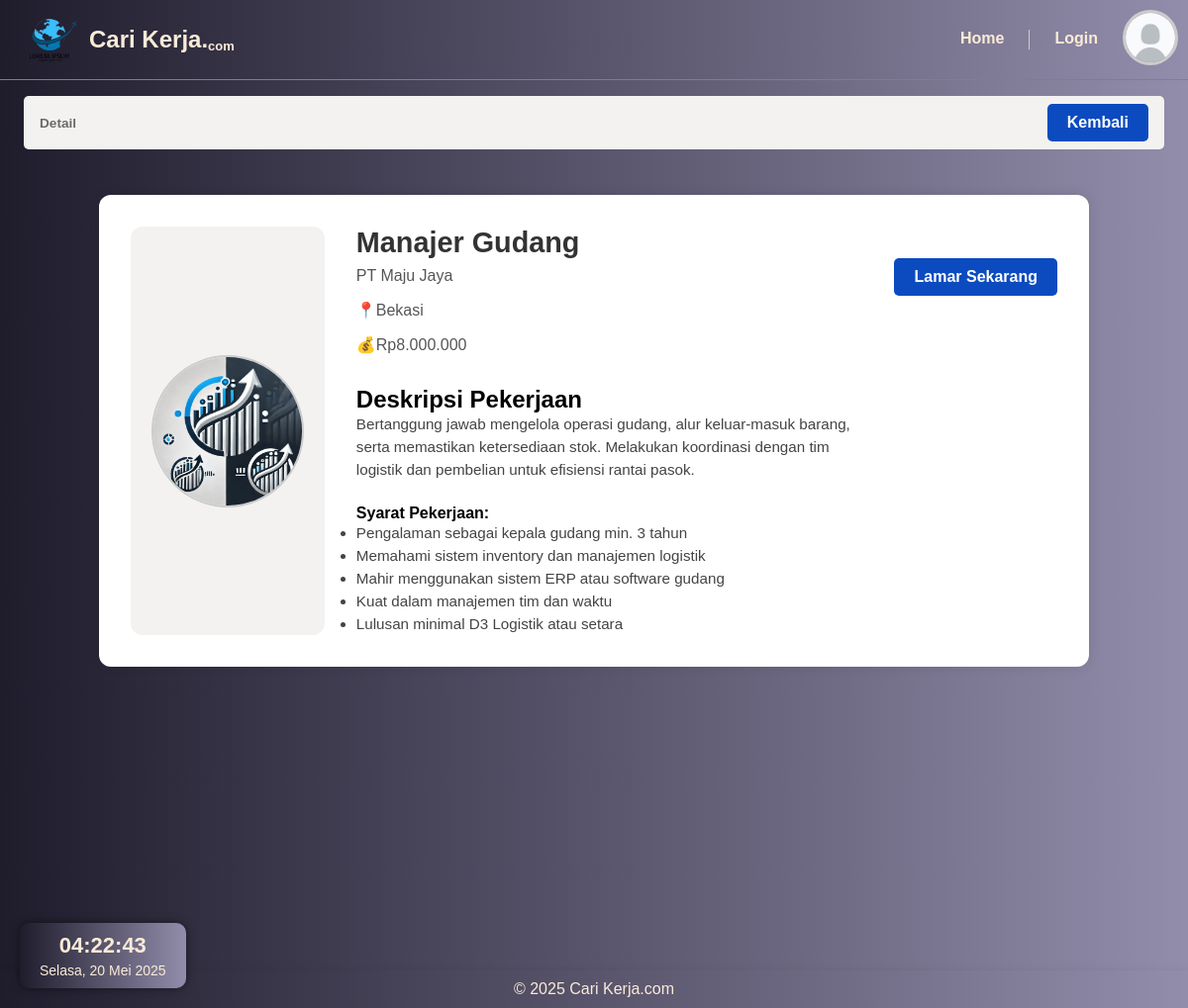
The app's page /detail.php?id=7 with its own data.
### tables this page shows
CREATE TABLE `lowongan` (
  `id` int(11) NOT NULL,
  `perusahaan_id` int(11) DEFAULT NULL,
  `kategori` varchar(50) DEFAULT NULL,
  `nama_pekerjaan` varchar(100) DEFAULT NULL,
  `jenis_pekerjaan` enum('Full-time','Part-time','Remote','Freelance') DEFAULT NULL,
  `lokasi` text DEFAULT NULL,
  `gaji` varchar(100) DEFAULT NULL,
  `deskripsi` text DEFAULT NULL,
  `syarat` text DEFAULT NULL,
  `tanggal_batas` date DEFAULT NULL,
  `isPorto` tinyint(1) DEFAULT NULL
);

CREATE TABLE `perusahaan` (
  `id` int(11) NOT NULL,
  `user_id` int(11) DEFAULT NULL,
  `nama_perusahaan` varchar(100) DEFAULT NULL,
  `lokasi` text DEFAULT NULL,
  `logo` varchar(255) DEFAULT NULL
);

### detail.php (the view, shortened to what this page needs)
<?php
    require_once 'connection.php';
    $id = $_GET['id'] ?? "";
    $query = "SELECT lowongan.* , perusahaan.nama_perusahaan,
    perusahaan.logo FROM lowongan JOIN perusahaan ON lowongan.perusahaan_id = perusahaan.id WHERE lowongan.id = ?";
    $stmt = mysqli_prepare($conn, $query);
    mysqli_stmt_bind_param($stmt, "i", $id);
    mysqli_stmt_execute($stmt);
    $result = mysqli_stmt_get_result($stmt);
    $data = mysqli_fetch_assoc($result);
    $syarat = explode("; ", $data['syarat']);
    $lamar = false;
?>
<!DOCTYPE html>
<html lang="en">
  <head>
    <link rel="stylesheet" href="style/detail.css" />
    <link rel="stylesheet" href="style/time.css" />
  </head>
  <body>
    <header>
      <div class="logo">
        <img src="img/LogoHeader1.png" alt="logokerja" />
        <a>Cari Kerja. <span class="small">com</span></a>
      </div>
      <nav>
        <ul type="none">
          <li><a href="index.php">Home</a></li>
          <li>
            <?php
              if (isset($_SESSION['username'])) {
                echo '<a href="logout.php">Logout</a>';
              } else {
                echo '<a href="login.php">Login</a>';
              }
            ?>
          </li>
        </ul>
        <a href="login.php">
          <?php
              if(isset($_SESSION['logo'])) {
                echo '<img src="' . htmlspecialchars($_SESSION['logo']) . '" alt="profilepict" class="profilepicture" />';
              } else {
                echo '<img src="img/ProfilePicture.jpg" alt="profilepict" class="profilepicture" />';
              }
          ?>
        </a>
      </nav>
    </header>
    <main>
      <div class="clock-container">
        <div class="clock-time" id="clock">00:00:00</div>
        <div class="clock-date" id="date">Loading date...</div>
      </div>
      <section id="welcome">
        <div class="breadcrumb-bar">
          <div class="breadcrumb-text">
            <?= generateBreadcrumb(); ?>
          </div>
          <a href="index.php" class="btn-back">Kembali</a>
        </div>
      </section>
      <section class="job-container" style="justify-content: center;">
        <div class="job-box">
          <div class="logo-container">
            <img src="<?php echo htmlspecialchars($data['logo']); ?>" alt="Logo Perusahaan">
          </div>
          <div class="job-details">
            <h1><?php echo htmlspecialchars($data['nama_pekerjaan']); ?></h1>
            <p class="company-name"><?php echo htmlspecialchars($data["nama_perusahaan"]); ?></p>
            <p class="location">📍<?php echo htmlspecialchars($data['lokasi']); ?></p>
            <p class="salary">💰<?php echo htmlspecialchars($data['gaji']); ?></p>
            <div class="description">
              <h2>Deskripsi Pekerjaan</h2>
              <p><?php echo nl2br(htmlspecialchars($data['deskripsi'])); ?></p>
            </div>
            <div class="requirements">
              <h4>Syarat Pekerjaan:</h4>
              <ul>
                <?php foreach ($syarat as $item): ?>
                  <li><?php echo htmlspecialchars(trim($item)); ?></li>
                <?php endforeach; ?>
              </ul>
            </div>
          </div>
          <div>
            <?php if ($lamar==false){?>
              <a href="apply.php?id=<?php echo htmlspecialchars($id); ?>" class="btn-apply">Lamar Sekarang</a>
          <?php }?>
        </div>
      </section>
    </main>
    <footer>
      <p>&copy 2025 Cari Kerja.com</p>
    </footer>
  </body>
</html>
<?php
  function generateBreadcrumb() {
      $path = $_SERVER['PHP_SELF'];
      $pathParts = explode('/', trim($path, '/'));
      $breadcrumb = '<div class="breadcrumb"><p>';
      $link = '';
      foreach ($pathParts as $index => $part) {
          $link .= '/' . $part;
          $name = ($part === 'index.php') ? 'Home' : ucfirst(str_replace(['.php', '-', '_'], ['',' ', ' '], $part));
          if ($index < count($pathParts) - 1) {
              $breadcrumb .= '<a href="' . $link . '">' . $name . '</a> / ';
          } else {
              $breadcrumb .= $name;
          }
      }
      $breadcrumb .= '</p></div>';
      return $breadcrumb;
  }
?>

### style/detail.css (style rules this page uses)
* { font-family: "IBM Plex Sans", sans-serif; margin: 0; padding: 0; }
header { background: linear-gradient(to right, #1f1c2c, #928dab); position: sticky; top: 0; width: 100%; padding: px 20px; text-align: center; display: flex; justify-content: space-between; align-items: center; border-bottom: 1px solid grey; z-index: 100; }
.logo { display: flex; align-items: center; margin-left: 10px; }
.logo img { width: 80px; height: auto; }
.logo a { color: antiquewhite; font-weight: bold; font-size: 24px; margin: 0; display: flex; }
.logo .small { color: antiquewhite; font-size: small; align-self: flex-end; }
nav { flex-grow: 1; display: flex; justify-content: end; gap: 20px; align-items: center; }
nav ul { list-style: none; display: flex; gap: 20px; }
nav ul li { display: inline; }
nav ul li a { color: antiquewhite; font-weight: bolder; text-decoration: none; transition: 0.1s ease-in-out; padding: 5px; }
.profilepicture { width: 50px; height: 50px; border-radius: 50%; border: 3px solid #ccc; object-fit: cover; margin-right: 10px; }
main { background: linear-gradient(to right, #1f1c2c, #928dab); display: flex; flex-direction: column; min-height: 100vh; padding-bottom: 100px; }
main #welcome { background: linear-gradient(to right, #1f1c2c, #928dab); font-weight: bolder; padding-bottom: 10px; }
.breadcrumb-bar { display: flex; justify-content: space-between; align-items: center; margin: 1rem 1.5rem; background-color: #f3f2f1; padding: 0.5rem 1rem; border-radius: 5px; }
.breadcrumb-text p { margin: 0; font-size: 0.85rem; font-weight: bold; color: #6a6a6a; }
.btn-back { background-color: #0c4bbf; color: white; padding: 8px 16px; border-radius: 5px; text-decoration: none; font-weight: bold; transition: background-color 0.3s ease; }
.job-container { width: 90%; max-width: 1000px; margin: 20px auto; padding: 0 1rem; display: flex; justify-content: center; }
.job-box { background-color: #fff; border-radius: 12px; box-shadow: 0 0 12px rgba(0, 0, 0, 0.1); display: flex; flex-direction: row; flex-wrap: wrap; gap: 2rem; padding: 2rem; width: 100%; }
.logo-container { flex: 1 1 150px; max-width: 200px; display: flex; justify-content: center; align-items: center; background: #f3f2f1; padding: 20px; border-radius: 12px; }
.logo-container img { max-width: 100%; max-height: 150px; object-fit: contain; border-radius: 50%; border: 2px solid #ccc; }
.job-details { flex: 2 1 500px; display: flex; flex-direction: column; }
.job-details h1 { margin-top: 0; font-size: 1.8rem; color: #333; }
.company-name, .location, .salary { font-size: 1rem; color: #555; margin: 0.5rem 0; }
.description, .requirements { margin-top: 1.5rem; }
.description p, .requirements li { font-size: 0.95rem; color: #444; line-height: 1.5; }
.btn-apply, .btn-alrapply { margin-top: 2rem; display: inline-block; padding: 10px 20px; font-weight: bold; text-align: center; text-decoration: none; border-radius: 5px; transition: 0.3s; }
.btn-apply { background-color: #0c4bbf; color: white; }
footer { width: 100%; background: linear-gradient(to right, #1f1c2c, #928dab); box-shadow: 0 2px 10px rgba(0, 0, 0, 0.1); padding: 10px 0; padding: px 20px; display: flex; justify-content: center; position: sticky; }
footer p { text-align: center; color: antiquewhite; }
.btn-back { background-color: #0c4bbf; color: white; padding: 10px 20px; border-radius: 5px; text-decoration: none; font-weight: bold; transition: background-color 0.3s ease; }

### style/time.css (style rules this page uses)
.clock-container { position: fixed; bottom: 20px; left: 20px; background: linear-gradient(to right, #1f1c2c, #928dab); color: antiquewhite; font-size: 16px; padding: 10px 20px; border-radius: 10px; font-family: "Courier New", monospace; box-shadow: 0 0 10px rgba(0, 0, 0, 0.5); z-index: 9999; text-align: center; }
.clock-time { font-size: 22px; font-weight: bold; }
.clock-date { font-size: 14px; margin-top: 4px; }

### records on screen
lowongan: perusahaan.logo (picture), nama_pekerjaan "Manajer Gudang", perusahaan.nama_perusahaan "PT Maju Jaya", lokasi "Bekasi", gaji "Rp8.000.000", deskripsi "Bertanggung jawab mengelola operasi gudang, alur keluar-masuk barang, serta memastikan ketersediaan stok. Melakukan koordinasi dengan tim logistik dan pembelian untuk efisiensi rantai pasok.", syarat "Pengalaman sebagai kepala gudang min. 3 tahun", syarat "Memahami sistem inventory dan manajemen logistik", syarat "Mahir menggunakan sistem ERP atau software gudang", syarat "Kuat dalam manajemen tim dan waktu", syarat "Lulusan minimal D3 Logistik atau setara"
